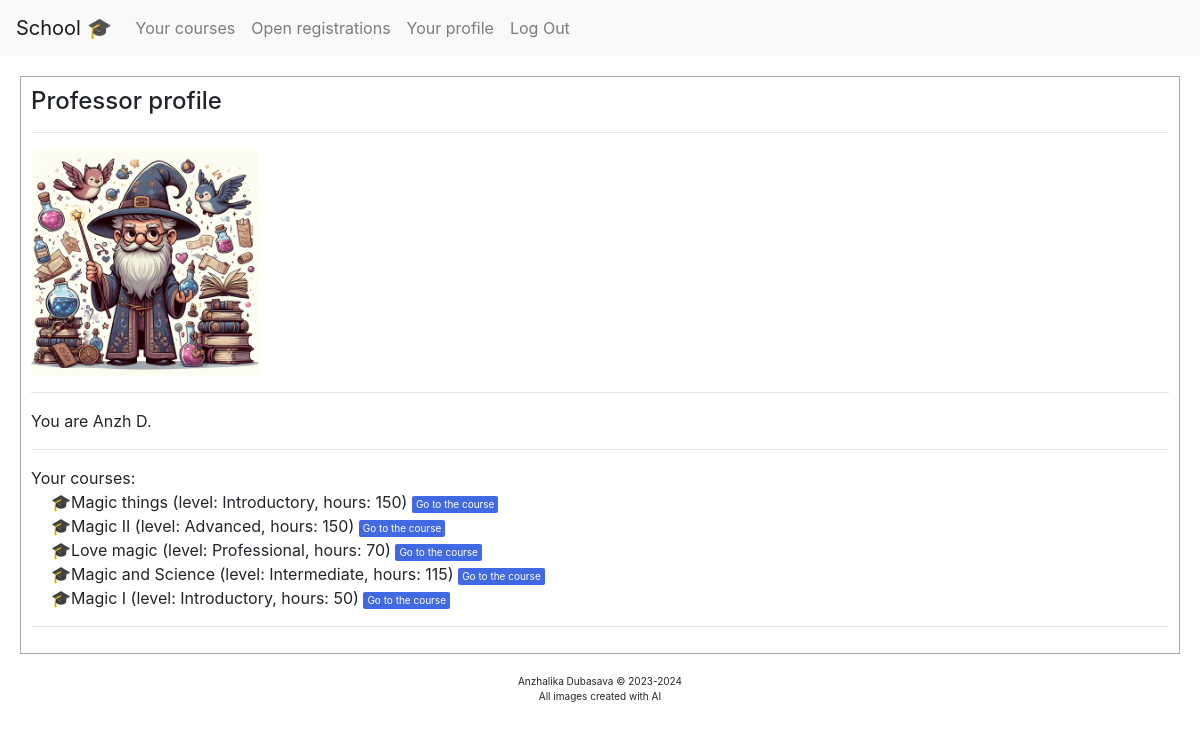
The app's page /tprofile6 (signed in) with its own data.
### school/models.py (models this page shows, shortened)
class User(AbstractUser):
    TEACHER = 1
    STUDENT = 2
    ROLE_CHOICES = (
        (TEACHER, 'Teacher'),
        (STUDENT, 'Student'),
    )
    role = models.PositiveSmallIntegerField(choices=ROLE_CHOICES, blank=True, null=True)

class Course(models.Model):
    user = models.ForeignKey(User, on_delete=models.CASCADE, blank=True, null=True, related_name="course_teacher")
    title = models.CharField(max_length = 64)
    description = models.TextField()
    level = models.CharField(max_length = 32)
    hours = models.IntegerField()

### school/views.py (the view)
# urls.py: path("tprofile<int:id>", views.tprofile, name="tprofile"),
@login_required
def tprofile(request, id):
    user = User.objects.get(pk=id)
    courses = Course.objects.filter(user=user)
    return render(request, "school/tprofile.html", {
        "courses": courses,
        "user": user,
    })

### school/templates/school/tprofile.html (shortened to what this page needs)
{% extends "school/layout.html" %}
{% load static %}
{% block body %}
<div style="border-style: solid; border-width: 1px; border-color: darkgrey; padding: 10px; margin: 20px;">
    <h4>Professor profile</h4>
    <hr>
    <img src="{% static 'school/img/prof.jpeg' %}" width="20%">
    <hr>
{% if user == request.user %}
    You are
{% else %}
    This is the page of Professor
{% endif %}
{{ user.first_name }} {{ user.last_name }}.
<hr>
{% if user == request.user %}
    Your
{% else %}
    Professor's {{ user.first_name }} {{ user.last_name }}
{% endif %}
courses:<br>
{% if courses.count > 0 %}
    <ul>
    {% for c in courses %}
        <li style="list-style-type: '\1F393'"> {{ c.title }} (level: {{ c.level }}, hours: {{ c.hours }})
        {% if user == request.user %}
            <a href="{% url 'course' id=c.id %}"><button style="padding: 1px 4px; font-size: 10px; background-color:royalblue; border: none; border-radius: 2px; color: white;">Go to the course</button></a>
        {% endif %}<br>
    {% endfor %}
    </ul>
{% else %}
    {% if user == request.user %}
        <h4 style="color:#17a2b8; margin: 20px;">You have no courses yet. Create a course <a href="{% url 'courses' %}">here</a></h4>
    {% endif %}
{% endif %}
<hr>
</div>
{% endblock %}

### records on screen
User: first_name "Anzh", last_name "D"
Course: title "Magic things", level "Introductory", hours "150"
Course: title "Magic II", level "Advanced", hours "150"
Course: title "Love magic", level "Professional", hours "70"
Course: title "Magic and Science", level "Intermediate", hours "115"
Course: title "Magic I", level "Introductory", hours "50"
